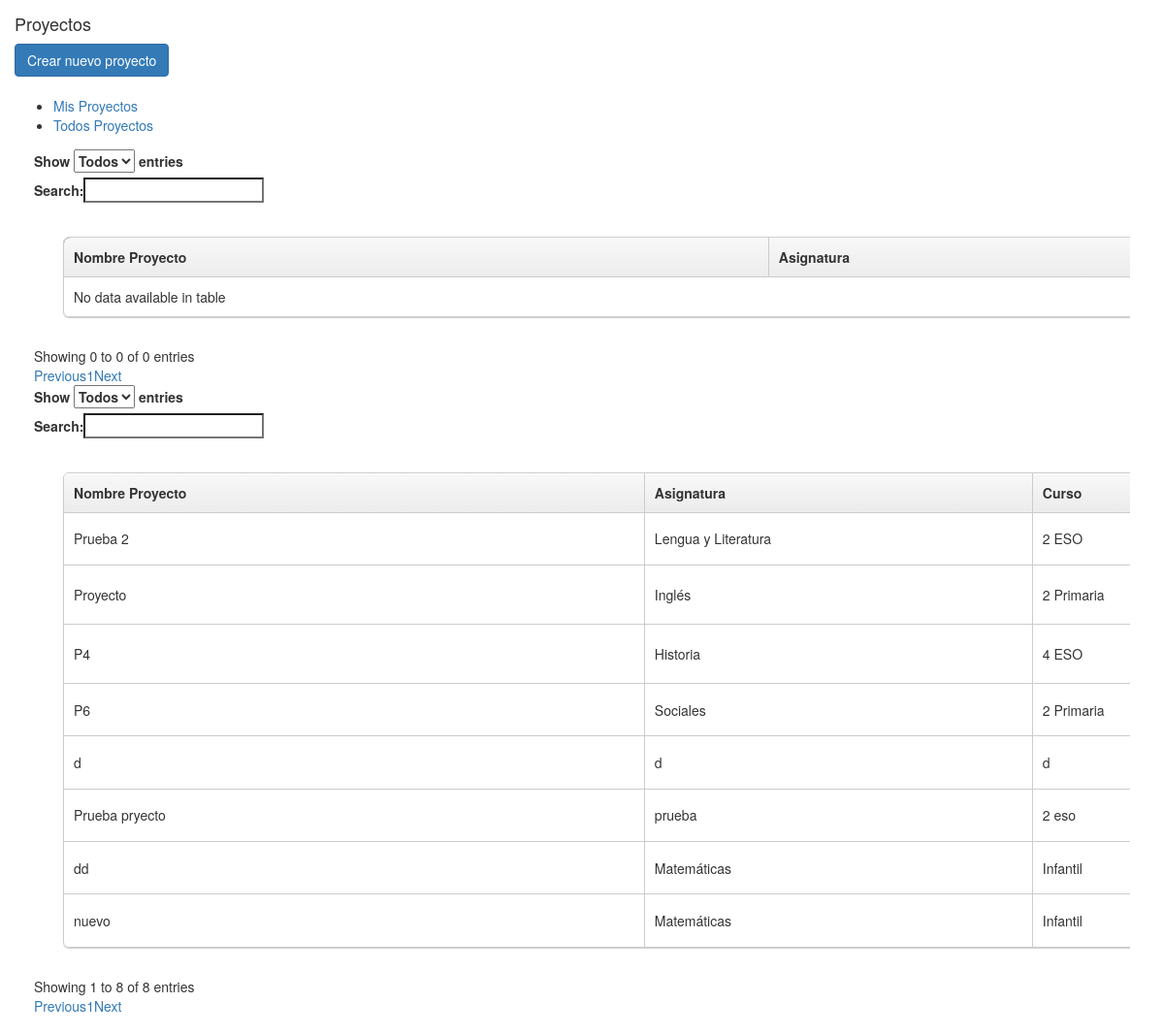
The page /editor/proyectos (signed in) on the database its author committed.
### editor/models.py (models this page shows)
class Projects(models.Model):
    nombre = models.CharField(max_length=100, default="")
    asignatura = models.CharField(max_length=100, default="")
    curso = models.CharField(max_length=50)
    etiquetas = models.CharField(max_length=200)
    privado = models.BooleanField(null=True)
    usuario = models.CharField(max_length=50)
    fecha = models.DateField(null=True)
    contenido = models.BinaryField(null = True)
    canvas = models.TextField(default="")
    contenido2 = models.TextField(null= True)

### editor/views.py (the view)
# urls.py: path('proyectos', views.proyectos, name='proyectos'),
@login_required
def proyectos(request):
    myProjects = Projects.objects.filter(usuario=request.user.username)
    allProjects = Projects.objects.filter(privado= 0).exclude(usuario=request.user.username)
    return render(request, 'editor/dash/proyectos.html', {'myProjects':myProjects, 'allProjects': allProjects})

### editor/templates/editor/dash/proyectos.html (shortened to what this page needs)
{% extends "editor/dash/base-proyectos.html" %}
{% load static %}
{% block misProyectos %}
<div class="col-md-12">
    <div class="table-responsive">
        <table id="tablaMisProyectos" class="bordered" width="180%">
            <thead class="fondooo">
                <th>Nombre Proyecto</th>
                <th>Asignatura</th>
            </thead>
            <tbody>
            </tbody>
        </table>
    </div>
</div>
{% endblock misProyectos %}
{% block todosProyectos %}
<div class="col-md-12">
    <div class="table-responsive">
        <table id="tablaTodosProyectos" class="bordered" width="180%">
            <thead >
                <th>Nombre Proyecto</th>
                <th>Asignatura</th>
                <th>Curso</th>
            </thead>
            <tbody>
                {% for project in allProjects %}
                <tr>
                    <td>{{ project.nombre }}</td>
                    <td>{{ project.asignatura }}</td>
                    <td>{{ project.curso }}</td>
                </tr>
                {% endfor %}
            </tbody>
        </table>
    </div>
</div>
{% endblock todosProyectos %}

### editor/static/css/proyectos.css (style rules this page uses)
table { border-collapse: separate !important; border-spacing: 0; width: 600px; margin: 30px; }
.fondooo { background-color: rgb(0, 0, 0) !important; }
.bordered { border: solid #ccc 1px; -moz-border-radius: 6px; -webkit-border-radius: 6px; border-radius: 6px; -webkit-box-shadow: 0 1px 1px #ccc; -moz-box-shadow: 0 1px 1px #ccc; box-shadow: 0 1px 1px #ccc; }
.bordered td, .bordered th { border-left: 1px solid #ccc; border-top: 1px solid #ccc; padding: 10px; text-align: left; }
.bordered th { background-color: #ECECEC; background-image: -webkit-gradient(linear, left top, left bottom, from(#F8F8F8), to(#ECECEC)); background-image: -webkit-linear-gradient(top, #F8F8F8, #ECECEC); background-image: -moz-linear-gradient(top, #F8F8F8, #ECECEC); background-image: linear-gradient(top, #F8F8F8, #ECECEC); -webkit-box-shadow: 0 1px 0 rgba(255,255,255,.8) inset; -moz-box-shadow:0 1px 0 rgba(255,255,255,.8) inset; box-shadow: 0 1px 0 rgba(255,255,255,.8) inset; border-top: none; text-shadow: 0 1px 0 rgba(255,255,255,.5); }
.bordered td:first-child, .bordered th:first-child { border-left: none; }
.bordered th:first-child { -moz-border-radius: 6px 0 0 0; -webkit-border-radius: 6px 0 0 0; border-radius: 6px 0 0 0; }
.bordered tr:last-child td:first-child { -moz-border-radius: 0 0 0 6px; -webkit-border-radius: 0 0 0 6px; border-radius: 0 0 0 6px; }

### rows shown on the page
Projects: nombre "Prueba 2", asignatura "Lengua y Literatura", curso "2 ESO"
Projects: nombre "Proyecto", asignatura "Inglés", curso "2 Primaria"
Projects: nombre "P4", asignatura "Historia", curso "4 ESO"
Projects: nombre "P6", asignatura "Sociales", curso "2 Primaria"
Projects: nombre "d", asignatura "d", curso "d"
Projects: nombre "Prueba pryecto", asignatura "prueba", curso "2 eso"
Projects: nombre "dd", asignatura "Matemáticas", curso "Infantil"
Projects: nombre "nuevo", asignatura "Matemáticas", curso "Infantil"
